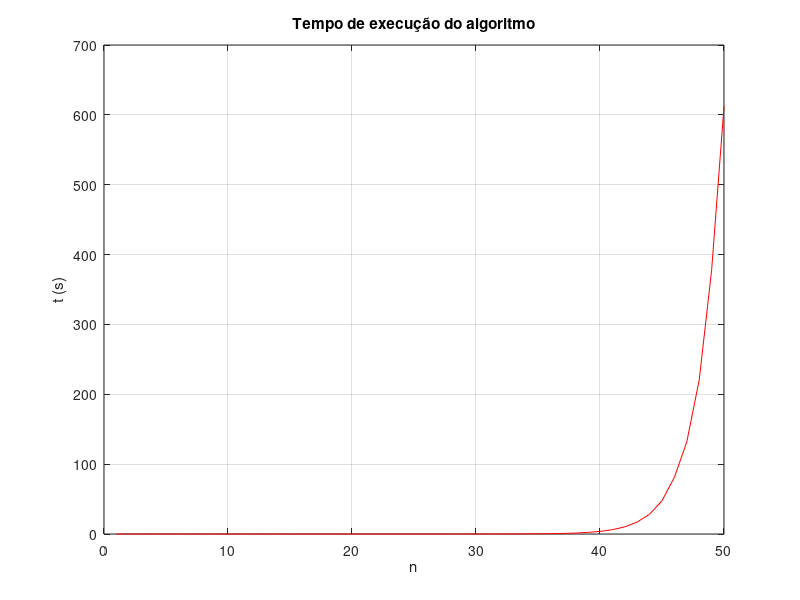
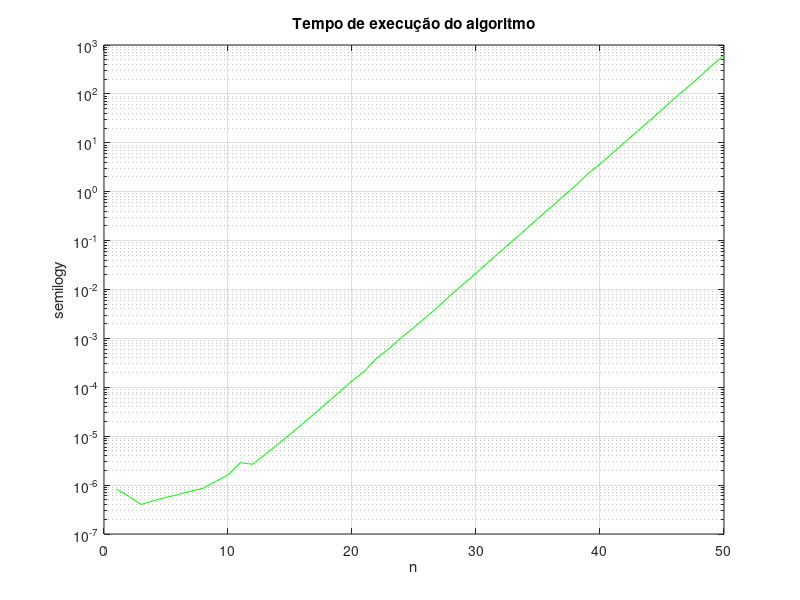
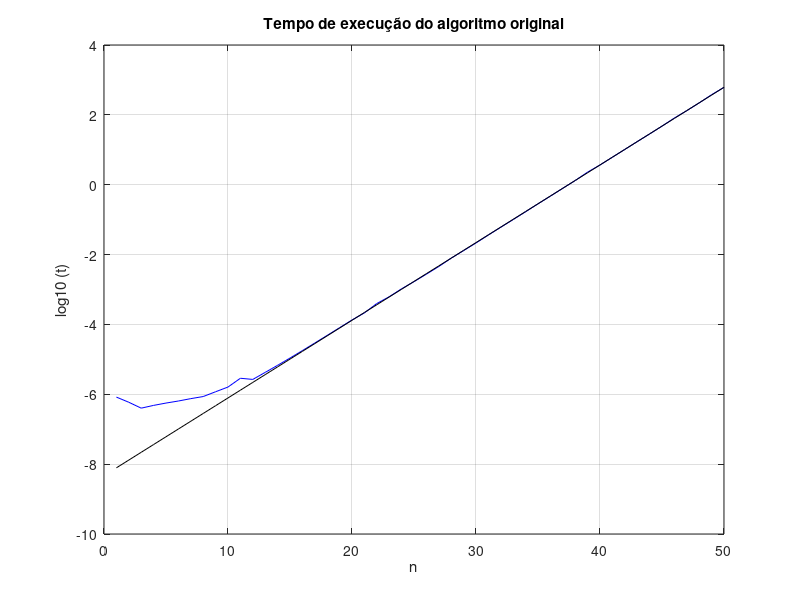
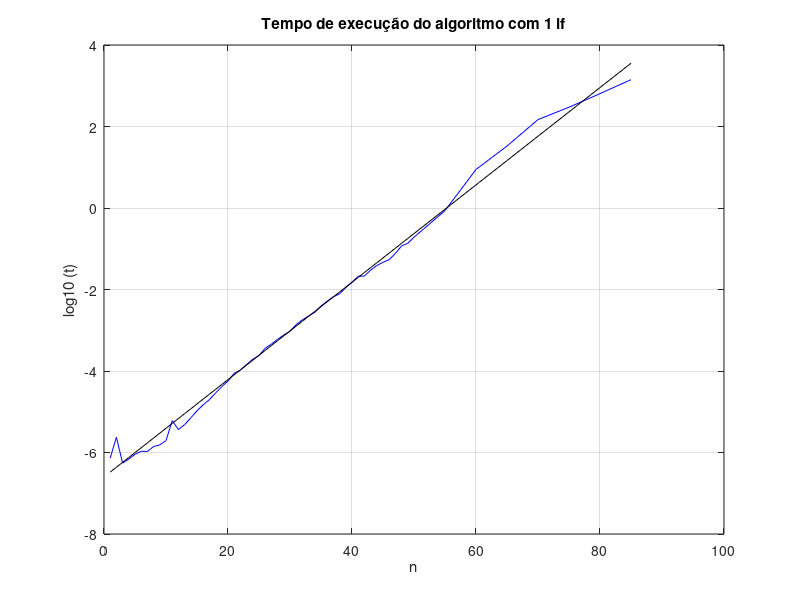

Reproduce these figures in MATLAB, in order.
clear;clc;
DATA = load("SolucaoProf1hour.txt");
IF_1 = load("SolucaoProfOtimizada1hour_1IF.txt");
IF_3 = load("SolucaoProfOtimizada_So_Seg_IF.txt");

n = DATA(:,1); % selecionar dos dados do .txt a primeira coluna com os valores de n
t = DATA(:,4); % selecionar dos dados do .txt a quarta coluna com os valores de n
%% Gráficos dos algoritmos originais
figure(1)
plot(n,t,"r") % gráfico super exponencial a partir do x=40
title("Tempo de execução do algoritmo");
xlabel("n");
ylabel("t (s)")
grid on

figure(2)
semilogy(n,t,"g")
title("Tempo de execução do algoritmo");
xlabel("n");
ylabel("semilogy")
grid on

figure(3)
plot(n,log10(t),"b") % quase o mesmo que o plot do semilogy, mudando os valores do eixo y
title("Tempo de execução do algoritmo original");
xlabel("n");
ylabel("log10 (t)")
grid on

t_log =log10(t);
N = [n(20:end) 1+0*n(20:end)]; % começa no 20, porque é a partir desse n que a reta fica mais estável,
% para a reta de ajuste apanhar a maior parte dos dados
Coefs = pinv(N)*t_log(20:end); % matriz de regressão

hold on
Ntotal = [n n*0+1];
% regra de ajuste aos dados
plot(n, Ntotal*Coefs, "k")
hold off

t800_log = [800 1]* Coefs;
t800 = 10^t800_log / 3600 / 24 /365;
fprintf("O programa original iria demorar %0.3d a executar se corresse até à posição 800.\n",t800)


% gráfico para as 800 posições
% temos de calcular os t's ate a essa posição e não só o t=800
n= 1:800;

for i=n
    t(i)= [i 1]*Coefs;
    t(i)= 10.^t(i) / 3600 / 24 /365;
end
t_log =log10(t);

%% construir o grafico para 1 IF
n_1if = IF_1(:,1);
t_1if = IF_1(:,4);

figure(4)
plot(n_1if,log10(t_1if),"b")
t_log_1if =log10(t_1if);
N = [n_1if(20:end) 1+0*n_1if(20:end)];
Coefs = pinv(N)*t_log_1if(20:end); % matriz de regressão

hold on
Ntotal = [n_1if n_1if*0+1];
% regra de ajuste aos dados
plot(n_1if, Ntotal*Coefs, "k")
title("Tempo de execução do algoritmo com 1 if");
xlabel("n");
ylabel("log10 (t)")
grid on
hold off
t800_log_1if = [800 1]* Coefs;
t800_1if = 10^t800_log_1if / 3600 / 24 /365;
fprintf("O programa com 1 if iria demorar %d a executar se corresse até à posição 800.\n",t800_1if);

n= 1:800;
for i=n
    t_1if(i)= [i 1]*Coefs;
    t_1if(i)= 10.^t_1if(i) / 3600 / 24 /365;
end
t_log_1if =log10(t_1if);

%% construir o grafico para só segundo if
n_3if = IF_3(:,1);
t_3if = IF_3(:,4);

figure(6)
plot(n_3if,log10(t_3if),"b")
t_log_3if =log10(t_3if);
N = [n_3if(20:end) 1+0*n_3if(20:end)];
Coefs = pinv(N)*t_log_3if(20:end); % matriz de regressão

hold on
Ntotal = [n_3if n_3if*0+1];
% regra de ajuste aos dados
plot(n_3if, Ntotal*Coefs, "k")
title("Tempo de execução do algoritmo com 3 if");
xlabel("n");
ylabel("log10 (t)")
grid on
hold off
t800_log_3if = [800 1]* Coefs;
t800_3if = 10^t800_log_3if / 3600 / 24 /365;
fprintf("O programa só com o segundo IF iria demorar %d a executar se corresse até à posição 800.\n",t800_3if);

n= 1:800;
for i=n
    t_3if(i)= [i 1]*Coefs;
    t_3if(i)= 10.^t_3if(i) / 3600 / 24 /365;
end
t_log_3if =log10(t_3if);
%% Todos os gráficos dos diferentes algoritmos para 800 n's 
figure(7)
hold on
plot(n,t_log, "k")
plot(n,t_log_1if, "r")
plot(n,t_log_3if, "b")
xlabel("n");
ylabel("log (t)");
title("Reta de ajuste dos diferentes algoritmos para n=800")
legend("Original","IF do n saltos","IF das velocidades","2 IF juntos")
grid on